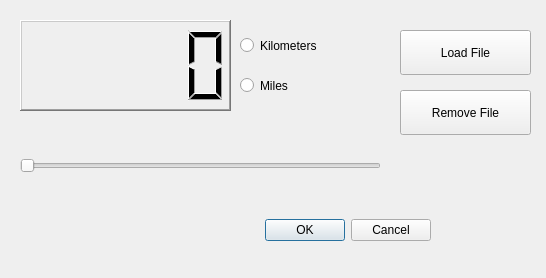
<?xml version="1.0" encoding="UTF-8"?>
<ui version="4.0">
 <class>Population</class>
 <widget class="QDialog" name="Population">
  <property name="geometry">
   <rect>
    <x>0</x>
    <y>0</y>
    <width>546</width>
    <height>278</height>
   </rect>
  </property>
  <property name="windowTitle">
   <string>Population</string>
  </property>
  <widget class="QDialogButtonBox" name="buttonBox">
   <property name="geometry">
    <rect>
     <x>60</x>
     <y>200</y>
     <width>371</width>
     <height>61</height>
    </rect>
   </property>
   <property name="orientation">
    <enum>Qt::Horizontal</enum>
   </property>
   <property name="standardButtons">
    <set>QDialogButtonBox::Cancel|QDialogButtonBox::Ok</set>
   </property>
  </widget>
  <widget class="QRadioButton" name="mileButton">
   <property name="geometry">
    <rect>
     <x>240</x>
     <y>70</y>
     <width>153</width>
     <height>31</height>
    </rect>
   </property>
   <property name="text">
    <string>Miles</string>
   </property>
  </widget>
  <widget class="QRadioButton" name="kmButton">
   <property name="geometry">
    <rect>
     <x>240</x>
     <y>30</y>
     <width>153</width>
     <height>31</height>
    </rect>
   </property>
   <property name="text">
    <string>Kilometers</string>
   </property>
  </widget>
  <widget class="QLCDNumber" name="lcdNumber">
   <property name="geometry">
    <rect>
     <x>20</x>
     <y>20</y>
     <width>211</width>
     <height>91</height>
    </rect>
   </property>
   <property name="frameShape">
    <enum>QFrame::WinPanel</enum>
   </property>
   <property name="lineWidth">
    <number>0</number>
   </property>
  </widget>
  <widget class="QSlider" name="horizontalSlider">
   <property name="geometry">
    <rect>
     <x>20</x>
     <y>140</y>
     <width>361</width>
     <height>51</height>
    </rect>
   </property>
   <property name="cursor">
    <cursorShape>ArrowCursor</cursorShape>
   </property>
   <property name="orientation">
    <enum>Qt::Horizontal</enum>
   </property>
  </widget>
  <widget class="QPushButton" name="loadFile">
   <property name="geometry">
    <rect>
     <x>400</x>
     <y>30</y>
     <width>131</width>
     <height>45</height>
    </rect>
   </property>
   <property name="text">
    <string>Load File</string>
   </property>
  </widget>
  <widget class="QPushButton" name="removeFile">
   <property name="geometry">
    <rect>
     <x>400</x>
     <y>90</y>
     <width>131</width>
     <height>45</height>
    </rect>
   </property>
   <property name="text">
    <string>Remove File</string>
   </property>
  </widget>
 </widget>
 <resources/>
 <connections>
  <connection>
   <sender>buttonBox</sender>
   <signal>rejected()</signal>
   <receiver>Population</receiver>
   <slot>reject()</slot>
   <hints>
    <hint type="sourcelabel">
     <x>316</x>
     <y>260</y>
    </hint>
    <hint type="destinationlabel">
     <x>286</x>
     <y>274</y>
    </hint>
   </hints>
  </connection>
  <connection>
   <sender>horizontalSlider</sender>
   <signal>valueChanged(int)</signal>
   <receiver>lcdNumber</receiver>
   <slot>display(int)</slot>
   <hints>
    <hint type="sourcelabel">
     <x>349</x>
     <y>219</y>
    </hint>
    <hint type="destinationlabel">
     <x>80</x>
     <y>225</y>
    </hint>
   </hints>
  </connection>
 </connections>
</ui>
